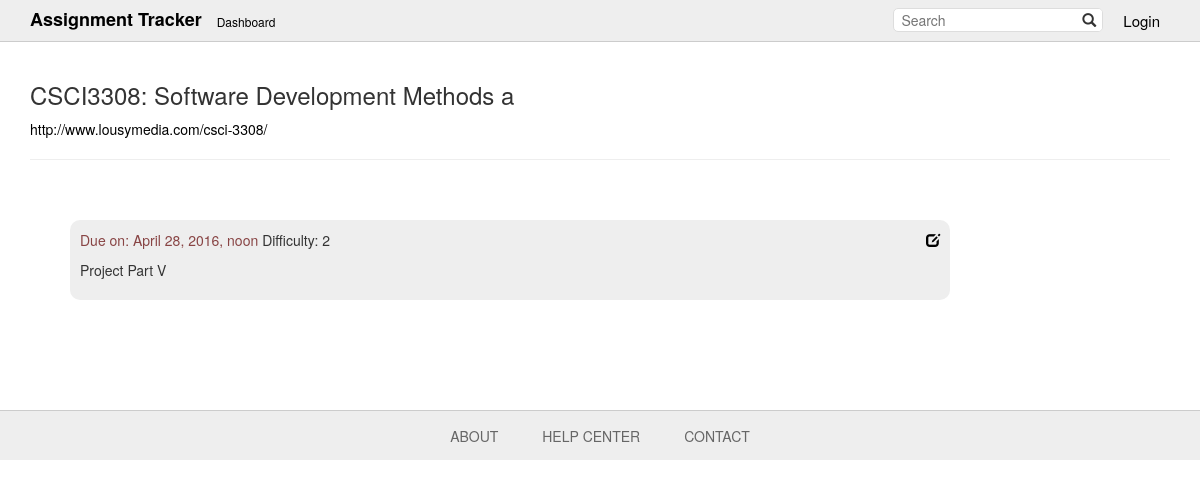
Page /detail/1/ on the committed database.
### tables/models.py (models this page shows, shortened)
class Course(models.Model):
    users = models.ManyToManyField('auth.User')
    course = models.CharField(max_length=128)
    difficulty = models.IntegerField(default=1,
        validators=[MinValueValidator(1), MaxValueValidator(5)])
    url = models.URLField(max_length=512)

class Assignments(models.Model):
    course = models.ForeignKey(Course)
    assignment = models.CharField(max_length=1024)
    start = models.DateTimeField()
    end = models.DateTimeField()
    difficulty = models.IntegerField(default=1,
        validators=[MinValueValidator(1), MaxValueValidator(5)])

### tables/views.py (the view)
# urls.py: url(r'^detail/(?P<course_pk>[0-9]+)/$', views.detail, name='detail'),
def detail(request, course_pk):
    course = get_object_or_404(Course, pk=course_pk)
    return render(request, 'tables/detail.html', {'course': course})

### tables/templates/tables/detail.html (shortened to what this page needs)
{% extends 'tables/base.html' %}
{% block content %}
<h3>{{ course.course }}</h3>
<a href="{{ course.url }}">{{ course.url }}</a>
<hr />
<br />
<br />
{% for assign in course.assignments_set.all %}
    <ul class="assign">
        <li>
            <a href="{% url 'post_edit' assign.pk %}" style="float: right;"><span class="glyphicon glyphicon-edit"></span></a>
            <p><span class="due">Due on: {{ assign.end }}</span> Difficulty: {{ assign.difficulty }}</p>
            <p>{{ assign.assignment }}</p>
        </li>
    </ul>
{% endfor %}
{% endblock %}

### tables/static/css/style.css (style rules this page uses)
a { color: black; text-decoration: none; }
.notif li, .assign li { width: 80%; list-style-type: none; border-radius: 10px; background-color: #eeeeee; padding: 10px; margin-bottom: 5px; }
.due { color: #884444; }

### rows in the picture
Course: course "CSCI3308: Software Development Methods a", url "http://www.lousymedia.com/csci-3308/"
Assignments: end "April 28, 2016, noon", difficulty "2", assignment "Project Part V"
